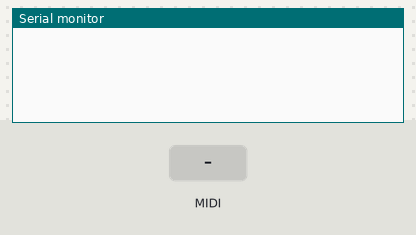
Bench run of a sketch on a simulated Teensy 4. Parts: the last lines printed to the serial monitor. The inputs (shaded band) are chosen by the test bench. MIDI output is not drawn.

Above: at 1.2 s.
1.3 s: MIDI note 36 received
At 1.51 s:
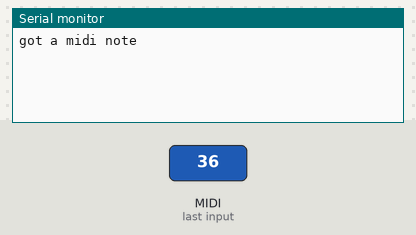
At 2.6 s:
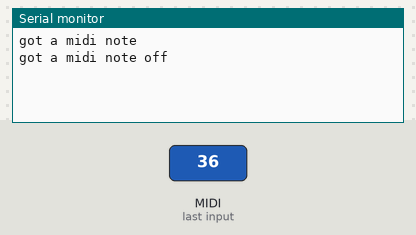

The sketch:

color_organ.ino
```cpp
#include <MIDI.h>

extern void leds_update();
extern void led_color(unsigned int num, unsigned int rgb);
extern void led_color(unsigned int num, unsigned char red, unsigned char green, unsigned char blue);
extern void led_channel(unsigned int num, unsigned int val);
#define OFF    0x000000
#define WHITE  0xFFFFFF

const unsigned long colors[12]={
  0xFF0000,0xFF8000,0xFFFF00,0x80FF00,0x00FF00,0x00FF80,
  0x00FFFF,0x0080FF, 0x0000FF,0x8000FF,0xFF00FF,0xFF0080
};

// #define RED    0xFF0000
// #define ORANGE 0xFF8000
// #define YELLOW 0xFFFF00
// #define LIGHTGREEN  0x80FF00
// #define GREEN  0x00FF00
// #define CYAN  0x00FF80
// #define LIGHTBLUE   0x00FFFF
// #define BLUE   0x0080FF
// #define DARKBLUE   0x0000FF
// #define PURPLE 0x8000FF
// #define PINK   0xFF00FF
// #define MAGENTA 0xFF0080


MIDI_CREATE_INSTANCE(HardwareSerial, Serial2, MIDI);

long counter = 0;
int vel = 64;
int hue = 0;
bool sustain = 0;

void setup() {
  Serial1.begin(250000);
  usbMIDI.setHandleControlChange(OnControlChange);
  usbMIDI.setHandleNoteOn(OnNoteOn);
  usbMIDI.setHandleNoteOff(OnNoteOff);
  MIDI.begin(MIDI_CHANNEL_OMNI);
}

elapsedMillis timeout;

void OnControlChange(byte channel, byte control, byte value) {
//  Serial.println("got a midi cc");
    // int dmxChannel = (channel -1)*128 + control;
    // led_channel(dmxChannel, value*2);
//  Serial.println("got midi");
//  Serial.println(value);
}

//todo = set channels based on polyphony so multiple lights could be on different channels
void OnNoteOn(byte channel, byte note, byte velocity) {
  hue = note % 12;
  vel = velocity;
  sustain = 1;
  Serial.println("got a midi note");
}

void OnNoteOff(byte channel, byte note, byte velocity) {
  vel = velocity;
  sustain = 0;
  Serial.println("got a midi note off");
}

void loop() {
  if(sustain){
    led_color(1, colors[hue]);
    led_channel(7, vel);
  }else{
    led_channel(7, 0);
  }
  leds_update();
  usbMIDI.read(); // USB MIDI receive
  MIDI.read();
  delay(5);
}
```

dmx.cpp
```cpp
#include <Arduino.h>

extern void leds_update();
extern void led_color(unsigned int num, unsigned int rgb);
extern void led_color(unsigned int num, unsigned char red, unsigned char green, unsigned char blue);


#define CHANNELS  512

static unsigned char ch[CHANNELS];
static int state=0;
static int chindex=0;
static int refresh_needed=1;
static elapsedMicros transmittimer;

void leds_update()
{
  int num, avail;

  switch (state) {
  case 0: // idle
//    if (refresh_needed == 0) return;
    Serial1.begin(83333, SERIAL_8N1);
    Serial1.write(0);
    transmittimer = 0;
    refresh_needed = 0;
    state = 1;
    break;
  case 1: // waiting for break
    if (transmittimer < 150) return;
    Serial1.flush(); // should already be done
    Serial1.begin(250000, SERIAL_8N2);
    transmittimer = 0;
    Serial1.write(0);
    chindex = 0;
    state = 2;
    break;
  case 2: // transmit data
    avail = Serial1.availableForWrite();
    if (avail == 0) return;
    num = CHANNELS - chindex;
    if (num > avail) num = avail;
    Serial1.write(ch + chindex, num);
    chindex += num;
    if (chindex >= CHANNELS) state = 3;
    break;
  case 3: // waiting to transmit to complete
    if (transmittimer < CHANNELS * 44 + 100) return;
    Serial1.flush(); // should already be done
    state = 0;
    break;
  default:
    Serial1.begin(250000, SERIAL_8N2);
    state = 0;
  }
}

void led_channel(unsigned int num, unsigned int val)
{
  if (num == 0) return;  // LEDs start numbering at 1
  if (val > 255) val = 255;
  ch[num - 1] = val;
  refresh_needed = 1;
}

void led_color(unsigned int num, unsigned int rgb)
{
  led_color(num, rgb >> 16, rgb >> 8, rgb);
}

void led_color(unsigned int num, unsigned char red, unsigned char green, unsigned char blue)
{
  if (num == 0) return;  // LEDs start numbering at 1
  num = (num - 1) * 3;
  if (num + 2 >= CHANNELS) return;
  if (ch[num] != red) {
    ch[num] = red;
    refresh_needed = 1;
  }
  if (ch[num+1] != green) {
    ch[num+1] = green;
    refresh_needed = 1;
  }
  if (ch[num+2] != blue) {
    ch[num+2] = blue;
    refresh_needed = 1;
  }
}
```

Measured:
- after the input at 1.3 s, the serial monitor: prints a new line at once (image 1)
